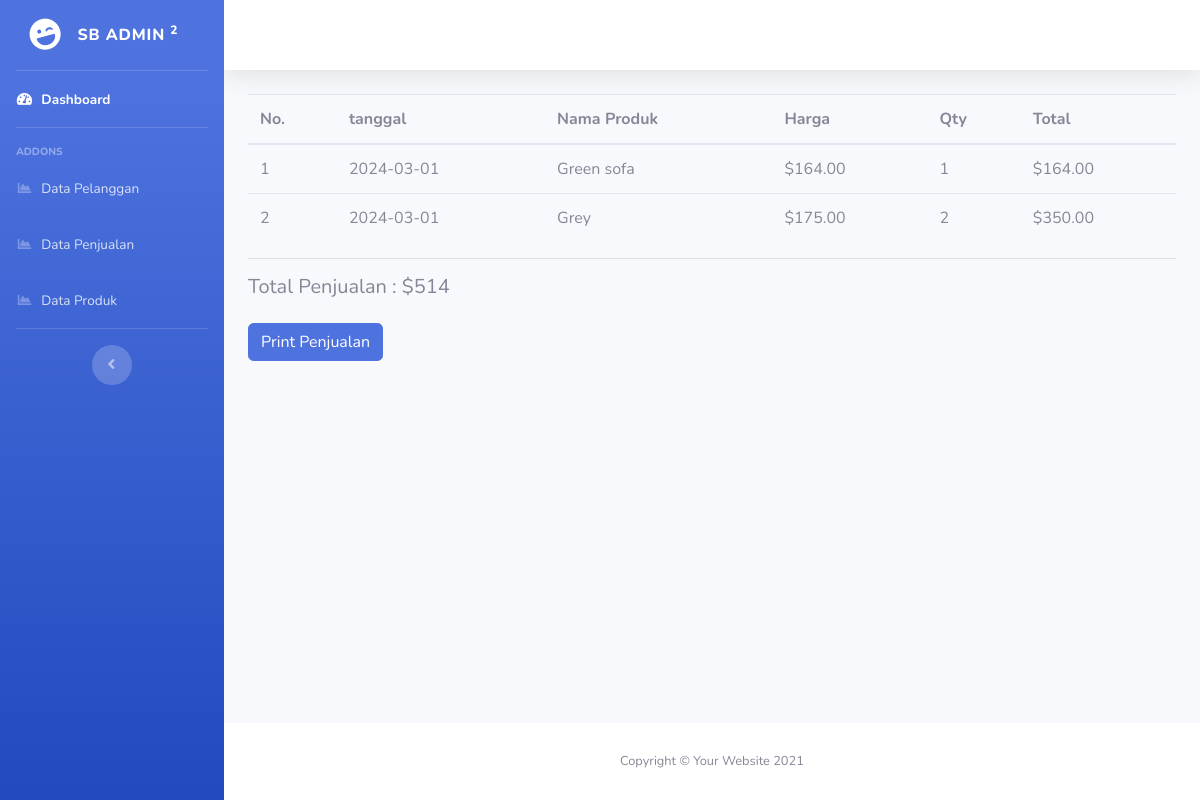
The app's page /kasir/admin/dataPenjualan.php with its own data.
### tables this page shows
CREATE TABLE `penjualan` (
  `idPenjualan` int(11) NOT NULL,
  `tglPenjualan` date NOT NULL,
  `namaProduk` varchar(35) NOT NULL,
  `harga` decimal(10,2) NOT NULL,
  `jumlahProduk` int(11) NOT NULL,
  `totalHarga` decimal(10,2) NOT NULL,
  `idPelanggan` int(11) NOT NULL
);

### kasir/fungsi.php (called while the page is built, shortened)
<?php
include 'koneksi.php';
function query($query) {
    global $conn;
    $result = mysqli_query($conn, $query);
    $rows = [];
    while($row = mysqli_fetch_assoc($result)) {
        $rows[] = $row;
    }
    return $rows;
}
?>

### kasir/admin/dataPenjualan.php (the view, shortened to what this page needs)
<?php
include '../fungsi.php';
$produk = query("SELECT*FROM penjualan");
?>
<!DOCTYPE html>
<html lang="en">
<head>
    <link href="vendor/fontawesome-free/css/all.min.css" rel="stylesheet" type="text/css">
    <link href="../css/sb-admin-2.min.css" rel="stylesheet">
</head>
<body id="page-top">
    <div id="wrapper">
        <ul class="navbar-nav bg-gradient-primary sidebar sidebar-dark accordion" id="accordionSidebar">
            <a class="sidebar-brand d-flex align-items-center justify-content-center" href="index.html">
                <div class="sidebar-brand-icon rotate-n-15">
                    <i class="fas fa-laugh-wink"></i>
                </div>
                <div class="sidebar-brand-text mx-3">SB Admin <sup>2</sup></div>
            </a>
            <hr class="sidebar-divider my-0">
            <li class="nav-item active">
                <a class="nav-link" href="indexAdmin.php">
                    <i class="fas fa-fw fa-tachometer-alt"></i>
                    <span>Dashboard</span></a>
            </li>
            <hr class="sidebar-divider">
            <div class="sidebar-heading">
                Addons
            </div>
            <li class="nav-item">
                <a class="nav-link" href="dataPelanggan.php">
                    <i class="fas fa-fw fa-chart-area"></i>
                    <span>Data Pelanggan</span></a>
            </li>
            <li class="nav-item">
                <a class="nav-link" href="dataPenjualan.php">
                    <i class="fas fa-fw fa-chart-area"></i>
                    <span>Data Penjualan</span></a>
            </li>
            <li class="nav-item">
                <a class="nav-link" href="dataProduk.php">
                    <i class="fas fa-fw fa-chart-area"></i>
                    <span>Data Produk</span></a>
            </li>
            <hr class="sidebar-divider d-none d-md-block">
            <div class="text-center d-none d-md-inline">
                <button class="rounded-circle border-0" id="sidebarToggle"></button>
            </div>
        </ul>
        <div id="content-wrapper" class="d-flex flex-column">
            <div id="content">
                <nav class="navbar navbar-expand navbar-light bg-white topbar mb-4 static-top shadow">
                </nav>
                <div class="container-fluid">
                    <table class="table table-hover align-middle">
                        <thead>
                            <th>No.</th>
                            <th>tanggal</th>
                            <th>Nama Produk</th>
                            <th>Harga</th>
                            <th>Qty</th>
                            <th>Total</th>
                        </thead>
                        <?php
                            $data = mysqli_query($conn, "SELECT*FROM penjualan");
                            $total = 0;
                            while($row = mysqli_fetch_array($data)) {
                                $total += $row['totalHarga'];
                            }
                        ?>
                        <?php $i=1; ?>
                        <?php foreach($produk as $row) : ?>
                        <tr>
                            <td><?= $i; ?></td>
                            <td><?= $row['tglPenjualan']; ?></td>
                            <td><?= $row['namaProduk']; ?></td>
                            <td>$<?= $row['harga']; ?></td>
                            <td><?= $row['jumlahProduk']; ?></td>
                            <td>$<?= $row['totalHarga']; ?></td>
                        </tr>
                        <?php $i++; ?>
                        <?php endforeach; ?>
                    </table>
                    <hr>
                    <h5>Total Penjualan : $<?= $total; ?> </h5>
                    <a href="cetakPenjualan.php" class="btn btn-primary my-3">Print Penjualan</a>
                </div>
            </div>
            <footer class="sticky-footer bg-white">
                <div class="container my-auto">
                    <div class="copyright text-center my-auto">
                        <span>Copyright &copy; Your Website 2021</span>
                    </div>
                </div>
            </footer>
        </div>
    </div>
</body>
</html>

### records on screen
penjualan: tglPenjualan "2024-03-01", namaProduk "Green sofa", harga "164.00", jumlahProduk "1", totalHarga "164.00"
penjualan: tglPenjualan "2024-03-01", namaProduk "Grey", harga "175.00", jumlahProduk "2", totalHarga "350.00"

### other values on screen
$total "514"
